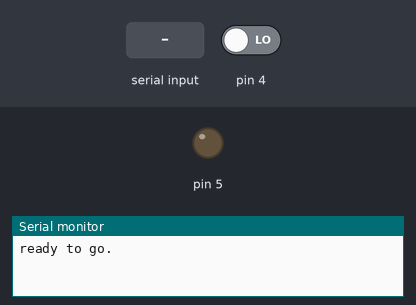
This sketch was run on a simulated Arduino Uno, built with avr-gcc and run on an emulated ATmega328P. On the bench: output pins drawn as LEDs (lit = HIGH), the last lines printed to the serial monitor. The inputs (shaded band) are chosen by the test bench; at power-on: pin 4 LOW.

Above: at 1.2 s.
1.3 s: "1\n" received over the second serial link
At 2.5 s:
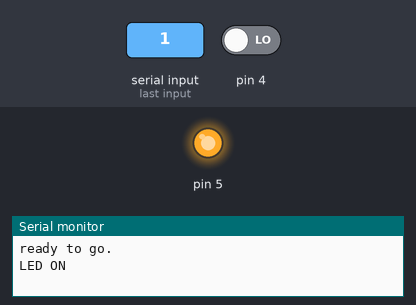
4.3 s: "2\n" received over the second serial link
At 4.8 s:
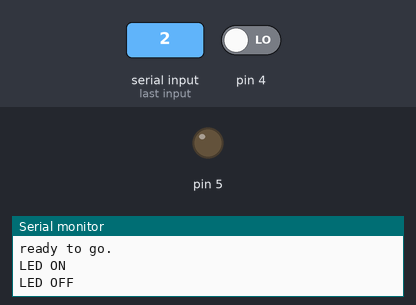
Timing chart, 0 to 7.3 s (numbered marks = the images above; inputs shaded):
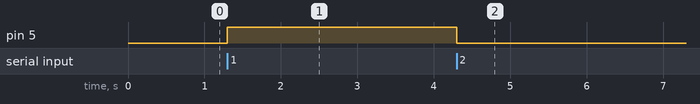

Measured:
- after the input at 1.3 s, pin 5: LOW → HIGH at once
- after the input at 4.3 s, pin 5: HIGH → LOW at once

The sketch:

bt_button_led.ino
```cpp
#include "MsgService.h"
#include "Led.h"
#include "ButtonImpl.h"
#include "TempSensor.h"
#include "SoftwareSerial.h"
#include <Wire.h>

/*
 *  BT module connection:
 *  - pin 2 <=> TXD
 *  - pin 3 <=> RXD
 *
 */

MsgService msgService(2,3);
Button* button;
Led* led;
TempSensor* temp;
bool buttonPressed;

void setup() {
  button = new ButtonImpl(4);
  led = new Led(5);
  temp = new TempSensor();

  msgService.init();
  Serial.begin(9600);
  while (!Serial){}
  buttonPressed = false;
  Serial.println("ready to go.");
}

void loop() {
  if (msgService.isMsgAvailable()) {
    Msg* message = msgService.receiveMsg();
    String msg = message->getContent();
    if (msg == "1"){
      Serial.println("LED ON");
      led->switchOn();
      msgService.sendMsg(Msg("ok"));
    } else if (msg == "2"){
      Serial.println("LED OFF");
      led->switchOff();
      msgService.sendMsg(Msg("ok"));
    } else if (msg == "3"){
      int value = temp->readTemperature();
      Serial.println("temp: "+String(value));
      msgService.sendMsg(Msg("temp:"+String(value)));
    }
    delete message;
  }

  if (button->isPressed()){
    if (!buttonPressed){
      Serial.println("pressed");
      msgService.sendMsg(Msg("button pressed"));
      buttonPressed = true;
    }
  } else if (buttonPressed){
      Serial.println("released");
      msgService.sendMsg(Msg("button released"));
      buttonPressed = false;
  }
}
```

Button.h
```cpp
#ifndef __BUTTON__
#define __BUTTON__

class Button {

public:
  virtual bool isPressed() = 0;
};

#endif
```

ButtonImpl.cpp
```cpp
#include "ButtonImpl.h"
#include "Arduino.h"

ButtonImpl::ButtonImpl(int pin){
  this->pin = pin;
  pinMode(pin, INPUT);
}

bool ButtonImpl::isPressed(){
  return digitalRead(pin) == HIGH;
}
```

ButtonImpl.h
```cpp
#ifndef __BUTTONIMPL__
#define __BUTTONIMPL__

#include "Button.h"

class ButtonImpl: public Button {

public:
  ButtonImpl(int pin);
  bool isPressed();

private:
  int pin;

};

#endif
```

Led.cpp
```cpp
#include "Led.h"
#include "Arduino.h"

Led::Led(int pin){
  this->pin = pin;
  pinMode(pin,OUTPUT);
}

void Led::switchOn(){
  digitalWrite(pin,HIGH);
}

void Led::switchOff(){
  digitalWrite(pin,LOW);
};
```

Led.h
```cpp
#ifndef __LED__
#define __LED__

#include "Light.h"

class Led: public Light {
public:
  Led(int pin);
  void switchOn();
  void switchOff();
private:
  int pin;
};

#endif
```

Light.h
```cpp
#ifndef __LIGHT__
#define __LIGHT__

class Light {
public:
  virtual void switchOn() = 0;
  virtual void switchOff() = 0;
};

#endif
```

MsgService.cpp
```cpp
#include "Arduino.h"
#include "MsgService.h"


MsgService::MsgService(int rxPin, int txPin){
  channel = new SoftwareSerial(rxPin, txPin);
}

void MsgService::init(){
  content.reserve(256);
  channel->begin(9600);
}

bool MsgService::sendMsg(Msg msg){
  channel->println(msg.getContent());
}

bool MsgService::isMsgAvailable(){
  return channel->available();
}

Msg* MsgService::receiveMsg(){
  while (channel->available()) {
    char ch = (char) channel->read();
    if (ch == '\n'){
      Msg* msg = new Msg(content);
      content = "";
      return msg;
    } else {
      content += ch;
    }
  }
  return NULL;
}
```

MsgService.h
```cpp
#ifndef __MSGSERVICE__
#define __MSGSERVICE__

#include "Arduino.h"
#include "SoftwareSerial.h"

class Msg {
  String content;

public:
  Msg(const String& content){
    this->content = content;
  }

  String getContent(){
    return content;
  }
};

class MsgService {

public:
  MsgService(int rxPin, int txPin);
  void init();
  bool isMsgAvailable();
  Msg* receiveMsg();
  bool sendMsg(Msg msg);

private:
  String content;
  SoftwareSerial* channel;

};

#endif
```

TempSensor.cpp
```cpp
#include "TempSensor.h"
#include <Wire.h>

TempSensor::TempSensor() {
  Wire.begin(); /* lib init */
}

int TempSensor::readTemperature() {
  return 21;
  /*
  Wire.beginTransmission(temp_address);
  Wire.write(0);
  Wire.endTransmission();
  Wire.requestFrom(temp_address, 1);
  while(Wire.available() == 0);
  int c = Wire.read();
  */
}
```

TempSensor.h
```cpp
#ifndef __TEMP_SENSOR__
#define __TEMP_SENSOR__

class TempSensor {

public:
  TempSensor();
  int readTemperature();

private:
  const int temp_address = 72; //1001000 in decimale

};

#endif
```
